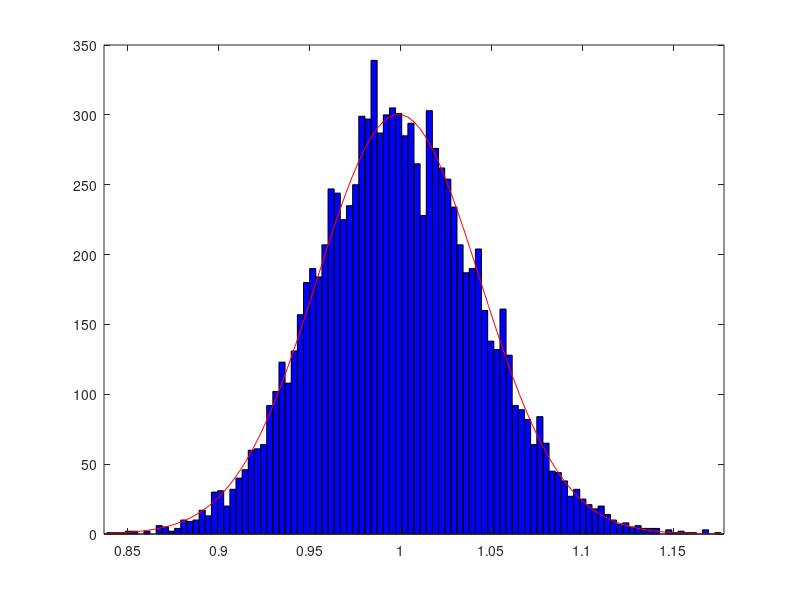

Recreate this plot in MATLAB.
n=1000;
max_iterations = 10000;
var_estimates = zeros(1,max_iterations);

for i = 1:max_iterations
    x=randn(1,n);
    x_bar = mean(x);
    var_estimates(i) = (sum(power((x - x_bar), 2)))/n;
end

histfit(var_estimates);
fprintf( 'For n = %d\n', n);
fprintf('the mean of sample %s is %0.5f\n', 'MLE Estimator', mean(var_estimates));
fprintf('the variance of sample %s is %0.5f\n', 'MLE Estimator', var(var_estimates));
